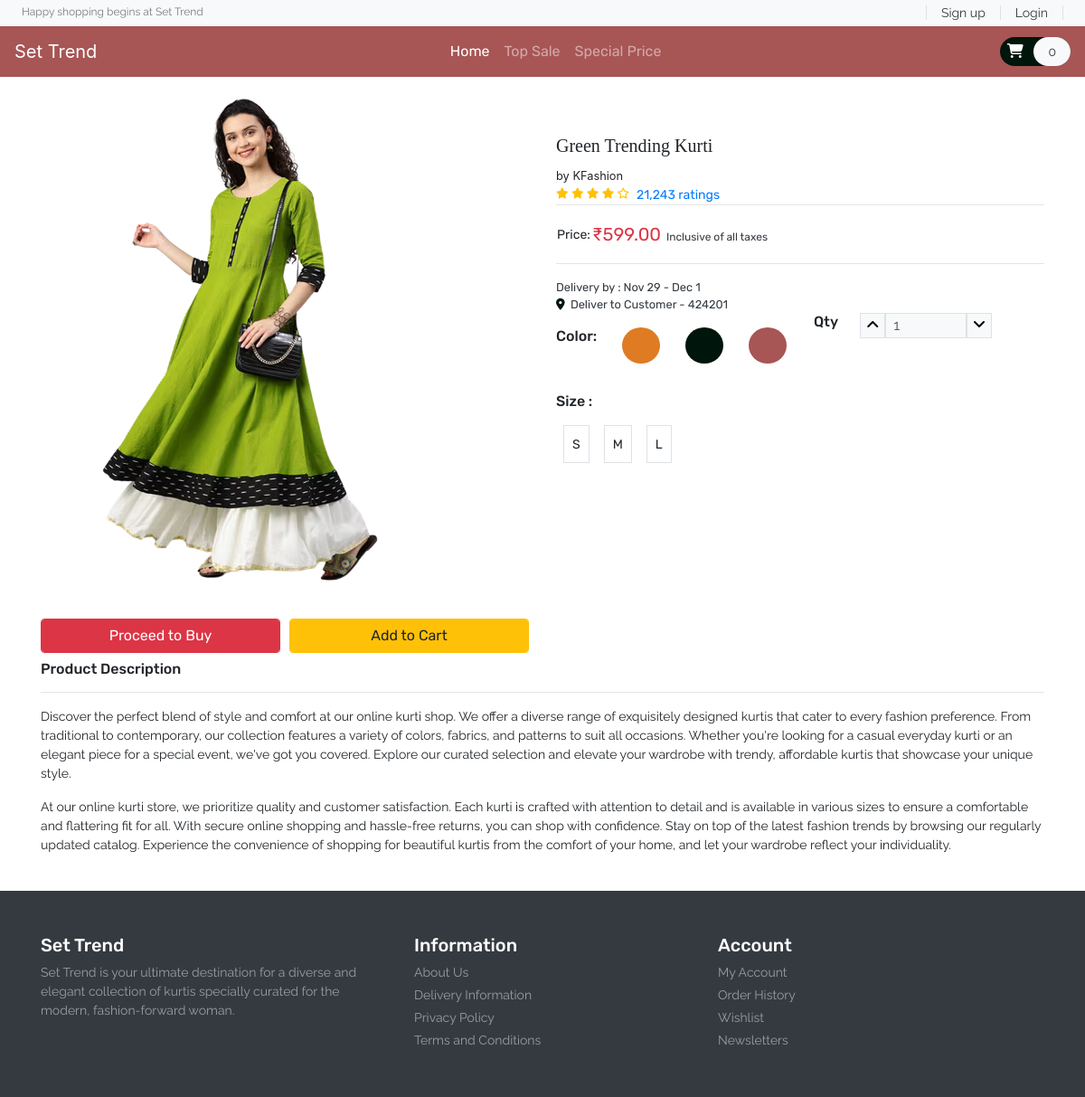
Page /product.php?item_id=2 on the committed database.
### tables this page shows
CREATE TABLE `product` (
  `item_id` int(11) NOT NULL,
  `item_brand` varchar(200) NOT NULL,
  `item_name` varchar(255) NOT NULL,
  `item_price` double(10,2) NOT NULL,
  `item_image` varchar(255) NOT NULL,
  `item_register` datetime DEFAULT NULL
);

### database/DBController.php (called while the page is built, shortened)
<?php
class DBController
{
    protected $host = 'localhost';
    protected $user = 'root';
    protected $password = '';
    protected $database = "settrend";
    public function __construct()
    {
        $this->con = mysqli_connect($this->host, $this->user, $this->password, $this->database);
    }
}

### functions.php (called while the page is built, shortened)
<?php
require ('database/DBController.php');
require ('database/Product.php');
$db = new DBController();
$product = new Product($db);
$product_shuffle = $product->getData();

### database/Product.php (called while the page is built, shortened)
<?php
class Product
{
    public $db = null;
    public function __construct(DBController $db)
    {
        $this->db = $db;
    }
    public function getData($table = 'product'){
        $result = $this->db->con->query("SELECT * FROM {$table}");
        $resultArray = array();
        while ($item = mysqli_fetch_array($result, MYSQLI_ASSOC)){
            $resultArray[] = $item;
        }
        return $resultArray;
    }
}

### Template/_general-products.php (the view, shortened to what this page needs)
<?php
    $item_id = $_GET['item_id'] ??1;
    foreach($product->getData() as $item):
        if($item['item_id']==$item_id):
?>
<section id="product" class="py-3">
                <div class="container">
                    <div class="row">
                        <div class="col-sm-6">
                            <img src="<?php echo $item['item_image'] ?? "./img/Shop/a2.png"; ?>" alt="product" class="img-fluid">
                            <div class="form-row pt-4 font-size-16 font-rubik">
                                <div class="col">
                                    <form method="post">
                                        <?php
                                            echo '<button type="submit" name="product_proceed" class="btn btn-danger form-control">Proceed to Buy</button>';
                                        ?>
                                    </form>
                                </div>
                                <div class="col">
                                    <form method="post">
                                        <?php
                                            echo '<button type="submit" name="product_submit" class="btn btn-warning form-control">Add to Cart</button>';
                                        ?>
                                    </form>
                                </div>
                            </div>
                        </div>
                        <div class="col-sm-6 py-5">
                            <h5 class="font-zillaslab font-size-20"><?php echo $item['item_name'] ??"Unknown"; ?></h5>
                            <small>by <?php echo $item['item_brand'] ??"Brand"; ?></small>
                            <div class="d-flex">
                                <div class="rating text-warning font-size-12">
                                    <span><i class="fas fa-star"></i></span>
                                    <span><i class="fas fa-star"></i></span>
                                    <span><i class="fas fa-star"></i></span>
                                    <span><i class="fas fa-star"></i></span>
                                    <span><i class="far fa-star"></i></span>
                                  </div>
                                  <a href="#" class="px-2 font-rubik font-size-14">21,243 ratings</a>
                            </div>
                            <hr class="m-0">
                                <table class="my-3">
                                    <tr class="font-rubik font-size-14">
                                        <td>Price:</td>
                                        <td class="font-size-20 text-danger"><span>&#8377;<?php echo $item['item_price'] ??0; ?></span><small class="text-dark font-size-12">&nbsp;&nbsp;Inclusive of all taxes</small></td>
                                    </tr>
                                </table>
                                <hr>
                                <div id="order-details" class="font-rubik d-flex flex-column text-dark">
                                    <small>Delivery by : Nov 29  - Dec 1</small>
                                    <small><i class="fas fa-map-marker-alt color-primary"></i>&nbsp;&nbsp;Deliver to Customer - 424201</small>
                                </div>
                             <div class="row">
                                 <div class="col-6">
                                            <div class="color my-3">
                                              <div class="d-flex justify-content-between">
                                                <h6 class="font-rubik">Color:</h6>
                                                <div class="p-2 color-orange-bg rounded-circle"><button class="btn font-size-14"></button></div>
                                                <div class="p-2 color-primary-bg rounded-circle"><button class="btn font-size-14"></button></div>
                                                <div class="p-2 color-second-bg rounded-circle"><button class="btn font-size-14"></button></div>
                                              </div>
                                            </div>
                                 </div>
                                 <div class="col-6">
                                     <div class="qty d-flex">
                                         <h6 class="font-rubik">Qty</h6>
                                         <div class="px-4 d-flex font-rale">
                                             <button class="qty-up border bg-light" data-id="pro1"><i class="fas fa-angle-up"></i></button>
                                             <input type="text" data-id="pro1" class="qty_input border px-2 w-50 bg-light" disabled value="1" placeholder="1">
                                             <button data-id="pro1" class="qty-down border bg-light"><i class="fas fa-angle-down"></i></button>
                                         </div>
                                     </div>
                                 </div>
                             </div>
                                <div class="size py-3">
                                    <h6 class="font-rubik">Size :</h6>
                                    <div class="d-flex w-75">
                                        <div class="font-rubik border m-2 p-2">
                                            <button class="btn p-0 font-size-14">S</button>
                                        </div>
                                        <div class="font-rubik border m-2 p-2">
                                            <button class="btn p-0 font-size-14">M</button>
                                        </div>
                                        <div class="font-rubik border m-2 p-2">
                                            <button class="btn p-0 font-size-14">L</button>
                                        </div>
                                    </div>
                                </div>
                        </div>
                        <div class="col-12 py-2">
                            <h6 class="font-rubik">Product Description</h6>
                            <hr>
                            <p class="font-rale font-size-14">Discover the perfect blend of style and comfort at our online kurti shop. We offer a diverse range of exquisitely designed kurtis that cater to every fashion preference. From traditional to contemporary, our collection features a variety of colors, fabrics, and patterns to suit all occasions. Whether you're looking for a casual everyday kurti or an elegant piece for a special event, we've got you covered. Explore our curated selection and elevate your wardrobe with trendy, affordable kurtis that showcase your unique style.</p>
                            <p class="font-rale font-size-14">At our online kurti store, we prioritize quality and customer satisfaction. Each kurti is crafted with attention to detail and is available in various sizes to ensure a comfortable and flattering fit for all. With secure online shopping and hassle-free returns, you can shop with confidence. Stay on top of the latest fashion trends by browsing our regularly updated catalog. Experience the convenience of shopping for beautiful kurtis from the comfort of your home, and let your wardrobe reflect your individuality.</p>
                        </div>
                    </div>
                </div>
            </section>
<?php
    endif;
    endforeach;
?>

### HTML Template/style.css (style rules this page uses)
button, button:focus { outline: none !important; box-shadow: none !important; }
.font-zillaslab { font-family: "Zilla Slab", cursive; }
.font-rale { font-family: "Raleway", cursive; }
.font-rubik { font-family: "Rubik", cursive; }
.font-size-12 { font-size: 12px; }
.font-size-14 { font-size: 14px; }
.font-size-16 { font-size: 16px; }
.font-size-20 { font-size: 20px; }
.color-primary { color: #00150b; }
.color-primary-bg { background: #00150b; }
.color-second-bg { background: #a75555; }
.color-orange-bg { background: #df7b23; }

### rows in the picture
product: item_image (picture), item_name "Green Trending Kurti", item_brand "KFashion", item_price "599.00"
